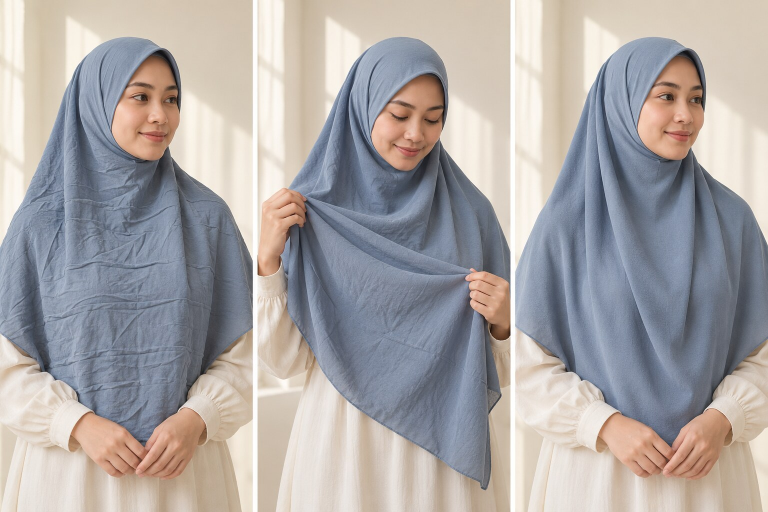
#> input picture CONTENT/DAY-18/assets/wrinkle-triptych.jpg, 1536 x 1024 px (shown at 1/2 size)
$ python render.py
#> lines starting #> are read from the running program, lines starting #| are printed output that depends on the picture
"""Render Day 18 carousel, Stories, and QA previews.

Run: python CONTENT/DAY-18/render.py
Requires: Pillow.
"""

from pathlib import Path
from PIL import Image, ImageDraw, ImageFont, ImageOps

ROOT = Path(__file__).resolve().parent
ASSETS = ROOT / "assets"
SOURCE = ASSETS / "wrinkle-triptych.jpg"

CW, CH = 1080, 1350
SW, SH = 1080, 1920
PAPER = (250, 247, 241)
CREAM = (240, 235, 225)
BLUE = (112, 130, 151)
BLUE_DARK = (70, 87, 108)
DARK = (47, 42, 39)
MUTED = (104, 94, 88)
LINE = (208, 198, 188)
WHITE = (255, 255, 255)
SERIF_BOLD = "/usr/share/fonts/truetype/dejavu/DejaVuSerif-Bold.ttf"
SANS = "/usr/share/fonts/truetype/dejavu/DejaVuSans.ttf"
SANS_BOLD = "/usr/share/fonts/truetype/dejavu/DejaVuSans-Bold.ttf"


def font(path, size):
    return ImageFont.truetype(path, size)


def wrap(draw, value, face, max_width):
    rows, row = [], ""
    for word in value.split():
        trial = f"{row} {word}".strip()
        if draw.textbbox((0, 0), trial, font=face)[2] <= max_width:
            row = trial
        else:
            if row:
                rows.append(row)
            row = word
    if row:
        rows.append(row)
    return rows


def text_block(draw, value, xy, face, fill, max_width, leading=None):
    x, y = xy
    leading = leading or int(face.size * 1.2)
    for row in wrap(draw, value, face, max_width):
        draw.text((x, y), row, font=face, fill=fill)
        y += leading
    return y


def rounded(draw, box, radius=28, fill=PAPER, outline=None, width=2):
    draw.rounded_rectangle(box, radius=radius, fill=fill, outline=outline, width=width)


def footer(draw, h=CH, light=False):
    draw.text((64, h - 42), "@hijabsyaricoid", font=font(SANS, 21),
              fill=PAPER if light else MUTED, anchor="ls")


def source_panel(index):
    src = Image.open(SOURCE).convert("RGB")
    left = round(src.width * index / 3) + (4 if index else 0)
    right = round(src.width * (index + 1) / 3) - (4 if index < 2 else 0)
    return src.crop((left, 0, right, src.height))


def triptych(size, indices=(0, 1, 2)):
    out = Image.new("RGB", size, PAPER)
    gap = 7
    cell = (size[0] - gap * (len(indices) - 1)) // len(indices)
    for pos, index in enumerate(indices):
        pic = ImageOps.fit(source_panel(index), (cell, size[1]), Image.Resampling.LANCZOS,
                           centering=(.5, .43))
        out.paste(pic, (pos * (cell + gap), 0))
    return out


def cover():
    im = Image.new("RGB", (CW, CH), PAPER)
    im.paste(triptych((CW, 710)), (0, 640))
    overlay = Image.new("RGBA", (CW, CH), (0, 0, 0, 0))
    od = ImageDraw.Draw(overlay)
    od.rectangle((0, 0, CW, 760), fill=(*PAPER, 240))
    im = Image.alpha_composite(im.convert("RGBA"), overlay).convert("RGB")
    d = ImageDraw.Draw(im)
    text_block(d, "Hijab gampang kusut? Cek 4 titik ini dulu.",
               (64, 92), font(SERIF_BOLD, 68), DARK, 920, 81)
    rounded(d, (64, 420, 866, 525), 48, CREAM, LINE)
    d.text((104, 452), "Kain · lembap · kering · simpan",
           font=font(SANS_BOLD, 28), fill=BLUE_DARK)
    footer(d, light=True)
    return im


def four_points():
    im = Image.new("RGB", (CW, CH), CREAM)
    d = ImageDraw.Draw(im)
    text_block(d, "Kusut bukan cuma soal ‘bahan jelek’", (64, 74),
               font(SERIF_BOLD, 58), DARK, 930, 70)
    cards = [
        ("01", "Karakter kain", "serat · konstruksi · finish"),
        ("02", "Saat masih lembap", "menumpuk · terpelintir · tertekan"),
        ("03", "Cara mengeringkan", "waktu · bentuk · panas"),
        ("04", "Cara menyimpan", "lipatan · tumpukan · ruang"),
    ]
    y = 300
    for num, title, sub in cards:
        rounded(d, (64, y, 1016, y + 184), 34, PAPER, LINE)
        d.ellipse((96, y + 50, 180, y + 134), fill=BLUE_DARK)
        d.text((138, y + 92), num, font=font(SANS_BOLD, 23), fill=PAPER, anchor="mm")
        d.text((216, y + 42), title, font=font(SANS_BOLD, 31), fill=DARK)
        d.text((216, y + 102), sub, font=font(SANS, 25), fill=MUTED)
        y += 208
    d.text((64, 1170), "Nama bahan saja belum menjelaskan semuanya.",
           font=font(SANS, 24), fill=MUTED)
    footer(d)
    return im


def detail_slide(number, title, body, action, index, tags):
    im = Image.new("RGB", (CW, CH), PAPER)
    portrait = ImageOps.fit(source_panel(index), (500, 1120), Image.Resampling.LANCZOS,
                            centering=(.5, .43))
    im.paste(portrait, (580, 100))
    overlay = Image.new("RGBA", (CW, CH), (0, 0, 0, 0))
    od = ImageDraw.Draw(overlay)
    od.rectangle((0, 0, 620, CH), fill=(*PAPER, 248))
    im = Image.alpha_composite(im.convert("RGBA"), overlay).convert("RGB")
    d = ImageDraw.Draw(im)
    rounded(d, (64, 82, 176, 150), 32, BLUE_DARK)
    d.text((120, 116), f"{number}", font=font(SANS_BOLD, 24), fill=PAPER, anchor="mm")
    y = text_block(d, title, (64, 205), font(SERIF_BOLD, 54), DARK, 480, 66)
    y = text_block(d, body, (64, y + 55), font(SANS, 28), DARK, 466, 44)
    d.line((64, y + 32, 520, y + 32), fill=LINE, width=2)
    d.text((64, y + 76), "COBA INI", font=font(SANS_BOLD, 21), fill=BLUE_DARK)
    y = text_block(d, action, (64, y + 120), font(SANS_BOLD, 26), BLUE_DARK, 460, 40)
    for i, tag in enumerate(tags):
        yy = 1010 + i * 58
        d.ellipse((64, yy + 9, 82, yy + 27), fill=BLUE)
        d.text((104, yy), tag, font=font(SANS, 23), fill=MUTED)
    footer(d)
    return im


def reset_slide():
    im = Image.new("RGB", (CW, CH), (225, 232, 238))
    d = ImageDraw.Draw(im)
    text_block(d, "Reset kusut dengan aman", (64, 80), font(SERIF_BOLD, 62), DARK, 930, 75)
    steps = [
        "Lepaskan hijab dari tubuh",
        "Baca care label",
        "Mulai dari suhu rendah",
        "Uji area kecil",
        "Press cloth / steam bila aman",
    ]
    y = 290
    for i, step in enumerate(steps, 1):
        rounded(d, (64, y, 1016, y + 130), 30, PAPER, LINE)
        d.ellipse((92, y + 27, 168, y + 103), fill=BLUE_DARK)
        d.text((130, y + 65), f"{i:02}", font=font(SANS_BOLD, 21), fill=PAPER, anchor="mm")
        d.text((208, y + 65), step, font=font(SANS_BOLD, 29), fill=DARK, anchor="lm")
        y += 150
    rounded(d, (64, 1080, 1016, 1192), 30, BLUE_DARK)
    d.text((540, 1136), "Stop jika warna, tekstur, atau kilap berubah.",
           font=font(SANS_BOLD, 25), fill=PAPER, anchor="mm")
    footer(d)
    return im


def checklist_slide():
    im = Image.new("RGB", (CW, CH), CREAM)
    d = ImageDraw.Draw(im)
    text_block(d, "Checklist 60 detik", (64, 82), font(SERIF_BOLD, 66), DARK, 900, 79)
    items = [
        "Care label sudah dicek?",
        "Dirapikan saat lembap?",
        "Tidak dibiarkan menumpuk?",
        "Disimpan tanpa tekanan berlebih?",
    ]
    y = 300
    for item in items:
        rounded(d, (64, y, 1016, y + 150), 34, PAPER, LINE)
        d.rounded_rectangle((98, y + 47, 154, y + 103), radius=14, outline=BLUE_DARK, width=4)
        d.text((190, y + 75), item, font=font(SANS_BOLD, 28), fill=DARK, anchor="lm")
        y += 174
    rounded(d, (64, 1050, 1016, 1198), 34, BLUE_DARK)
    d.text((540, 1100), "Simpan untuk hari cuci berikutnya.",
           font=font(SANS_BOLD, 29), fill=PAPER, anchor="mm")
    d.text((540, 1151), "Paling sering kusut setelah cuci atau simpan?",
           font=font(SANS, 22), fill=PAPER, anchor="mm")
    footer(d)
    return im


def story_one():
    im = Image.new("RGB", (SW, SH), PAPER)
    im.paste(triptych((SW, 1010), (0, 2)), (0, 910))
    d = ImageDraw.Draw(im)
    text_block(d, "Hijabmu paling sering kusut setelah…", (72, 145),
               font(SERIF_BOLD, 70), DARK, 920, 84)
    rounded(d, (72, 535, 1008, 810), 42, CREAM, LINE)
    d.text((540, 614), "RUANG POLL INSTAGRAM", font=font(SANS_BOLD, 24), fill=BLUE_DARK, anchor="mm")
    d.text((540, 718), "DICUCI   /   DISIMPAN", font=font(SANS_BOLD, 35), fill=DARK, anchor="mm")
    footer(d, SH, light=True)
    return im


def story_two():
    im = Image.new("RGB", (SW, SH), CREAM)
    d = ImageDraw.Draw(im)
    text_block(d, "Empat titik yang perlu dicek", (72, 145),
               font(SERIF_BOLD, 70), DARK, 920, 84)
    items = ["Karakter kain", "Saat masih lembap", "Cara mengeringkan", "Cara menyimpan"]
    y = 440
    for i, item in enumerate(items, 1):
        rounded(d, (72, y, 1008, y + 152), 34, PAPER, LINE)
        d.ellipse((102, y + 39, 176, y + 113), fill=BLUE_DARK)
        d.text((139, y + 76), f"{i:02}", font=font(SANS_BOLD, 21), fill=PAPER, anchor="mm")
        d.text((216, y + 76), item, font=font(SANS_BOLD, 30), fill=DARK, anchor="lm")
        y += 176
    rounded(d, (72, 1310, 1008, 1645), 42, PAPER, LINE)
    d.text((540, 1400), "RUANG EMOJI SLIDER", font=font(SANS_BOLD, 24), fill=BLUE_DARK, anchor="mm")
    d.text((540, 1528), "Sudah cek berapa?", font=font(SANS_BOLD, 36), fill=DARK, anchor="mm")
    footer(d, SH)
    return im


def story_three():
    im = Image.new("RGB", (SW, SH), (225, 232, 238))
    d = ImageDraw.Draw(im)
    text_block(d, "Hijab apa yang paling sulit kamu rapikan?", (72, 145),
               font(SERIF_BOLD, 70), DARK, 920, 84)
    pic = ImageOps.fit(source_panel(1), (936, 700), Image.Resampling.LANCZOS, centering=(.5, .44))
    im.paste(pic, (72, 480))
    d = ImageDraw.Draw(im)
    rounded(d, (72, 1300, 1008, 1640), 42, PAPER, LINE)
    d.text((540, 1390), "RUANG QUESTIONS STICKER", font=font(SANS_BOLD, 24), fill=BLUE_DARK, anchor="mm")
    d.text((540, 1518), "Bahan / model / masalahnya…", font=font(SANS_BOLD, 31), fill=DARK, anchor="mm")
    footer(d, SH)
    return im


def save_png(im, path):
    tmp = path.with_name(path.stem + ".rendering.png")
    if tmp.exists():
        tmp.unlink()
    im.convert("RGB").quantize(colors=256, method=Image.Quantize.MEDIANCUT).save(tmp, optimize=False)
    with Image.open(tmp) as check:
        check.load()
        if check.size != im.size:
            raise ValueError(f"Dimension mismatch: {path}")
    tmp.replace(path)


def sheet(images, path, cols, thumb):
    rows = (len(images) + cols - 1) // cols
    canvas = Image.new("RGB", (thumb[0] * cols, thumb[1] * rows + 54), WHITE)
    d = ImageDraw.Draw(canvas)
    d.text((20, 12), "DAY 18 — QA PREVIEW", font=font(SANS_BOLD, 24), fill=DARK)
    for i, im in enumerate(images):
        canvas.paste(im.convert("RGB").resize(thumb, Image.Resampling.LANCZOS),
                     ((i % cols) * thumb[0], 54 + (i // cols) * thumb[1]))
    save_png(canvas, path)


def main():
    ASSETS.mkdir(parents=True, exist_ok=True)
    slides = [
        cover(),
        four_points(),
        detail_slide("01", "Kenali karakter kainnya",
                     "Serat, konstruksi, campuran, dan finishing memengaruhi respons kain terhadap kerutan.",
                     "Mulai dari care label—bukan tebakan suhu.", 2,
                     ["respons kain berbeda", "hindari aturan universal"]),
        detail_slide("02", "Cek saat masih lembap",
                     "Kain yang menumpuk, terpelintir, atau tertekan saat lembap dapat mengering mengikuti bentuk itu.",
                     "Angkat, kibas lembut, lalu rapikan bentuknya.", 1,
                     ["jangan dipelintir", "jangan lama menumpuk"]),
        detail_slide("03", "Periksa cara mengeringkan",
                     "Panas berlebih dan tumpukan basah dapat membuat perawatan lebih sulit dan berisiko pada kain tertentu.",
                     "Rapikan tepi; gantung atau baringkan sesuai label.", 1,
                     ["ikuti care label", "hindari panas berlebih"]),
        detail_slide("04", "Lihat cara menyimpan",
                     "Lipatan sempit, tumpukan berat, atau tas penuh bisa meninggalkan garis tekan berulang.",
                     "Lipat lebih lebar, gulung longgar, atau gantung bila sesuai.", 0,
                     ["kurangi tekanan", "beri ruang"]),
        reset_slide(),
        checklist_slide(),
    ]
#> in source_panel, src is the input picture: PIL image 1536x1024 RGB; mean R, G, B 170.8, 166.1, 165.4
#> in cover, `overlay = Image.new("RGBA", (CW, CH), (0, 0, 0, 0))`: overlay: PIL image 1080x1350 RGBA; every value is 0
#> after the loop in four_points, `for num, title, sub in cards:`: y = 1132
#> in detail_slide, `y = text_block(d, title, (64, 205), font(SERIF_BOLD, 54), DARK, 480, 66)`: y = 337
#> in detail_slide, `y = text_block(d, body, (64, y + 55), font(SANS, 28), DARK, 466, 44)`: y = 524
#> in detail_slide, `y = text_block(d, action, (64, y + 120), font(SANS_BOLD, 26), BLUE_DAR..`: y = 724
#> the loop in detail_slide, `for i, tag in enumerate(tags):` made 2 passes
#> (tag, yy) on passes 1 to 2: ('respons kain berbeda', 1010), ('hindari aturan universal', 1068)
#> the loop in detail_slide (call 2), `for i, tag in enumerate(tags):` made 2 passes
#> call 4 of detail_slide, with number = '04', title = 'Lihat cara menyimpan', index = 0
#> in detail_slide (call 4), `im.paste(portrait, (580, 100))`:
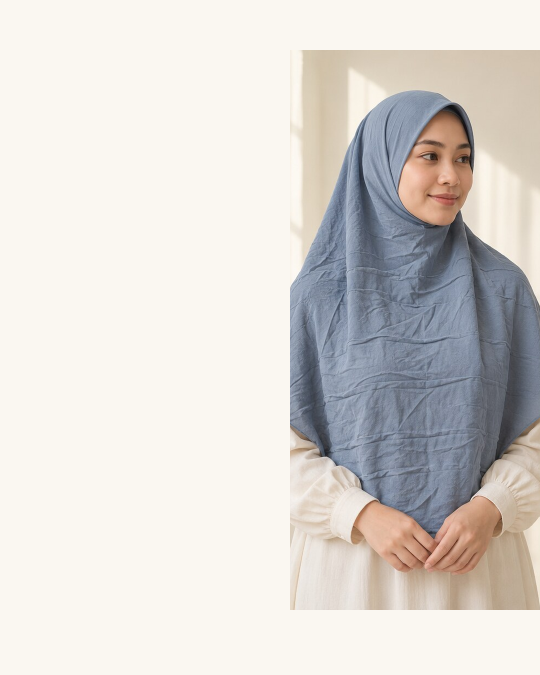
#> im: PIL image 1080x1350 RGB (shown at 1/2 size); mean R, G, B 217.7, 214, 210
#> in detail_slide (call 4), `y = text_block(d, title, (64, 205), font(SERIF_BOLD, 54), DARK, 480, 66)`: y = 337
#> in detail_slide (call 4), `y = text_block(d, body, (64, y + 55), font(SANS, 28), DARK, 466, 44)`: y = 568
#> in detail_slide (call 4), `y = text_block(d, action, (64, y + 120), font(SANS_BOLD, 26), BLUE_DAR..`: y = 808
#> the loop in detail_slide (call 4), `for i, tag in enumerate(tags):` made 2 passes
#> in reset_slide, `im = Image.new("RGB", (CW, CH), (225, 232, 238))`:
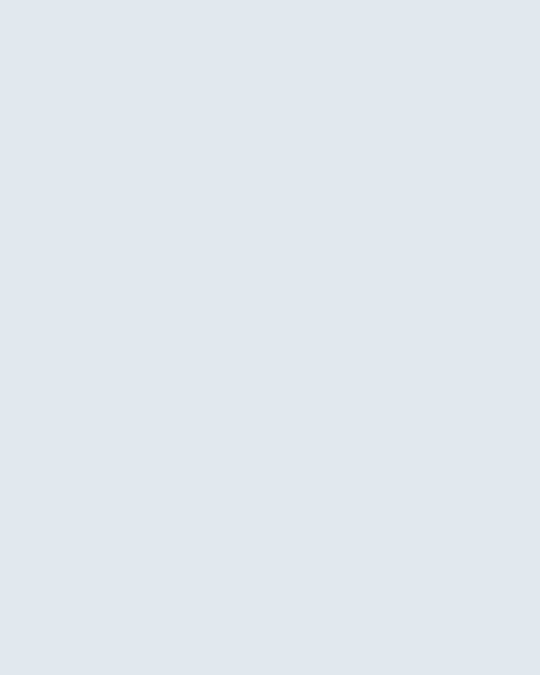
#> im: PIL image 1080x1350 RGB (shown at 1/2 size); mean R, G, B 225, 232, 238
#> after the loop in reset_slide, `for i, step in enumerate(steps, 1):`: y = 1040
#> after the loop in checklist_slide, `for item in items:`: y = 996
    for i, im in enumerate(slides, 1):
        save_png(im, ASSETS / f"carousel-{i:02d}.png")
#> in save_png, `im.convert("RGB").quantize(colors=256, method=Image.Quantize.MEDIANCUT..`:
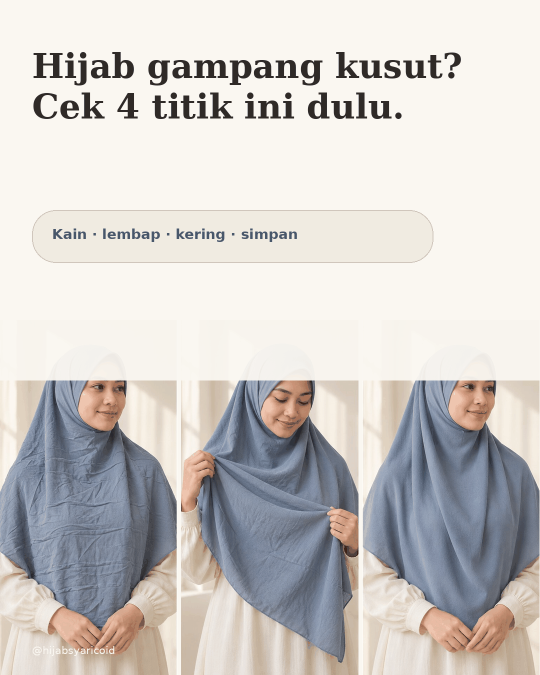
#> saved as carousel-01.rendering.png: PIL image 1080x1350 P (shown at 1/2 size); mean R, G, B 206.7, 203.2, 200.4
    stories = [story_one(), story_two(), story_three()]
#> call 2 of triptych, with size = (1080, 1010), indices = (0, 2)
#> in triptych (call 2), `out.paste(pic, (pos * (cell + gap), 0))`:
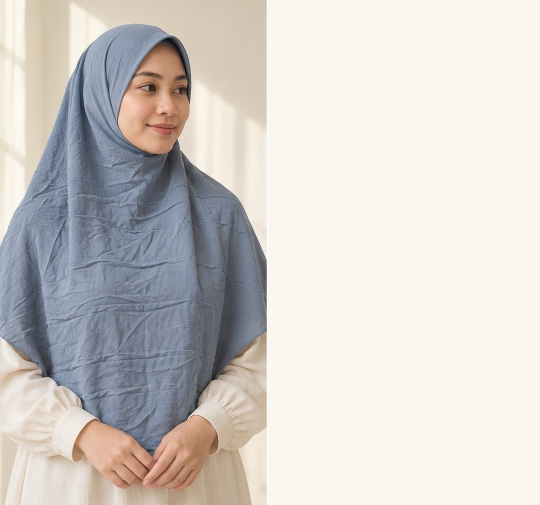
#> out: PIL image 1080x1010 RGB (shown at 1/2 size); mean R, G, B 209.2, 205.4, 202.1
#> after the loop in story_two, `for i, item in enumerate(items, 1):`: y = 1144
#> in story_three, `pic = ImageOps.fit(source_panel(1), (936, 700), Image.Resampling.LANCZ..`:
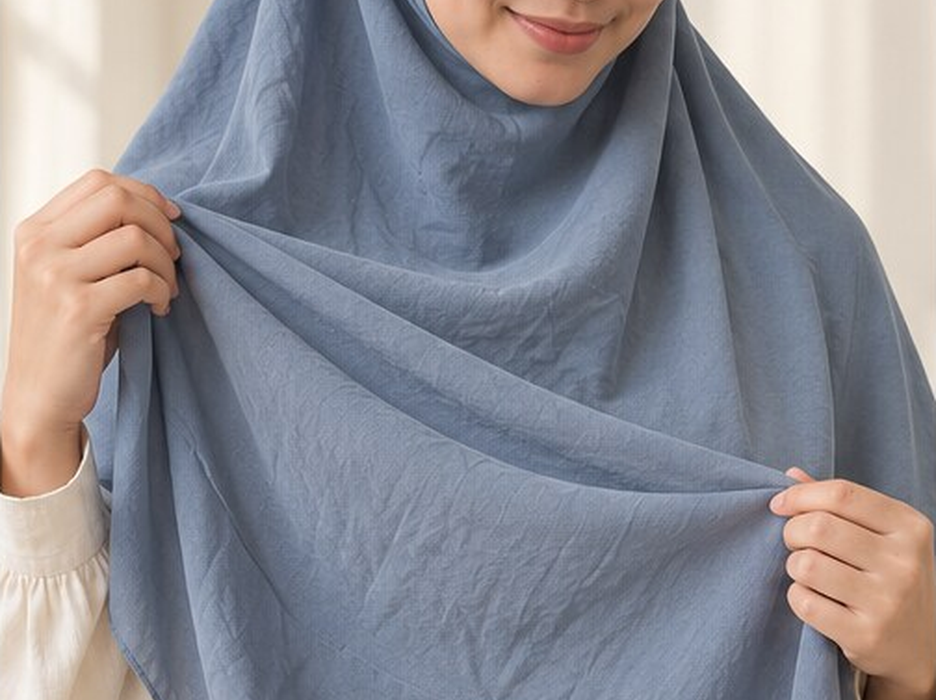
#> pic: PIL image 936x700 RGB; mean R, G, B 138.1, 137.1, 144.2
#> in story_three, `im.paste(pic, (72, 480))`:
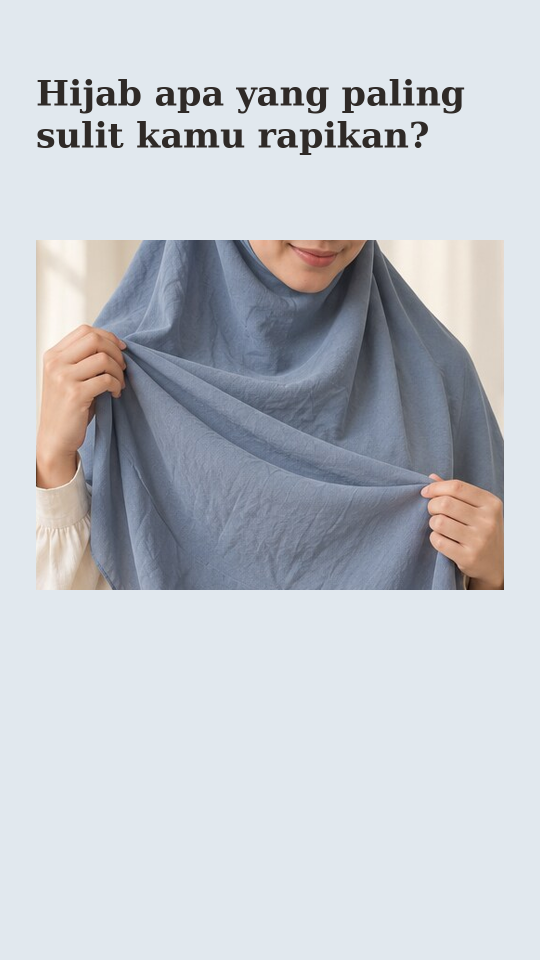
#> im: PIL image 1080x1920 RGB (shown at 1/2 size); mean R, G, B 194.7, 199, 205.2
    for i, im in enumerate(stories, 1):
        save_png(im, ASSETS / f"story-{i:02d}.png")
#> in save_png (call 9), `im.convert("RGB").quantize(colors=256, method=Image.Quantize.MEDIANCUT..`:
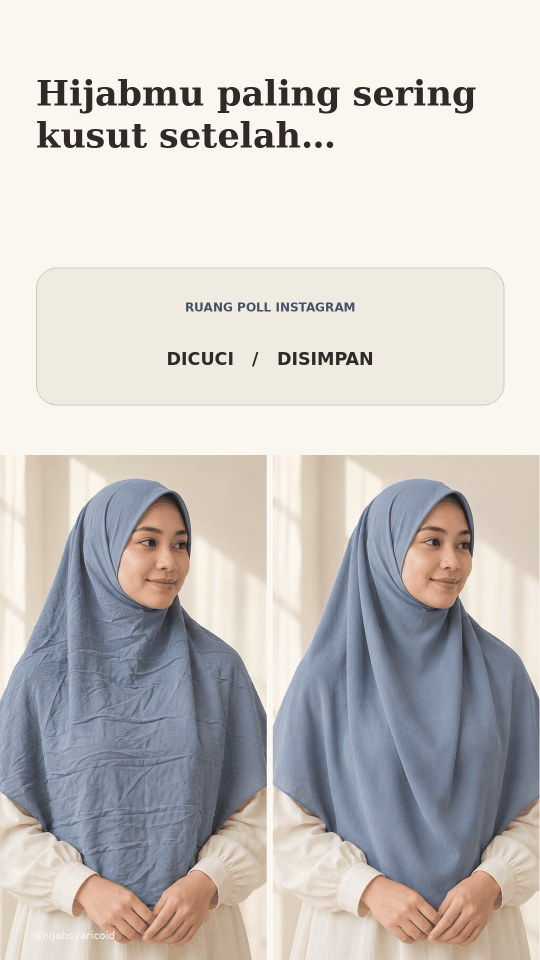
#> saved as story-01.rendering.png: PIL image 1080x1920 P (shown at 1/2 size); mean R, G, B 202.3, 198.5, 195.4
    sheet(slides, ASSETS / "contact-sheet.png", 4, (270, 338))
#> in sheet, `rows = (len(images) + cols - 1) // cols`: rows = 2
#> the loop in sheet, `for i, im in enumerate(images):` made 8 passes
    sheet(stories, ASSETS / "stories-contact-sheet.png", 3, (270, 480))
#> the loop in sheet (call 2), `for i, im in enumerate(images):` made 3 passes


if __name__ == "__main__":
    main()
